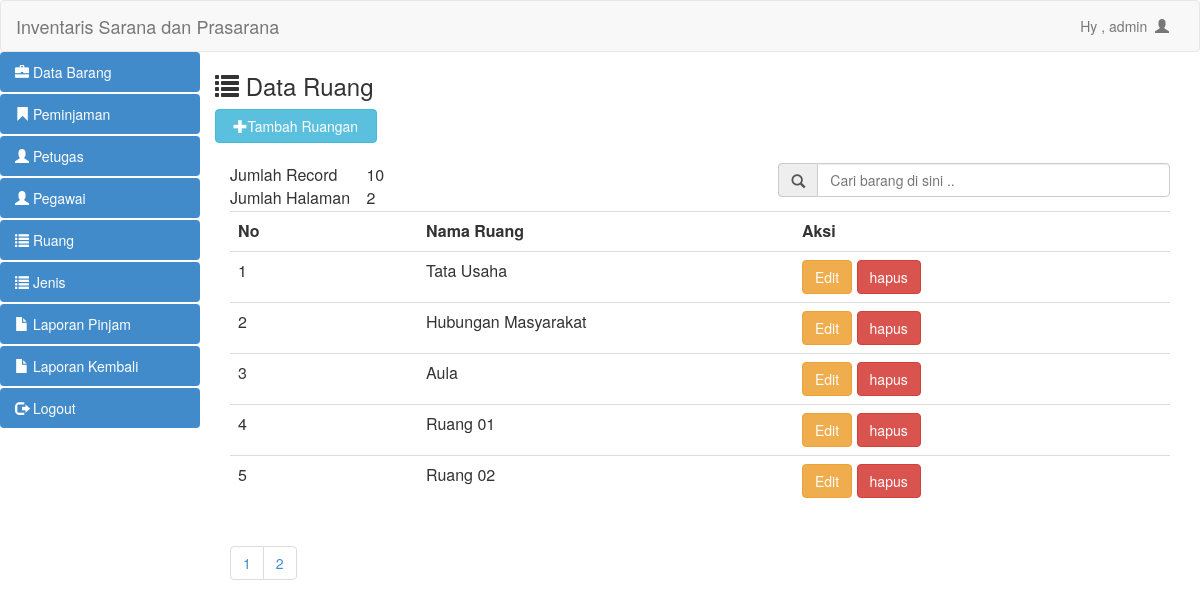
The page /admin/ruang.php (signed in) on the database its author committed.
### tables this page shows
CREATE TABLE IF NOT EXISTS `ruang` (
  `id_ruang` int(11) NOT NULL AUTO_INCREMENT,
  `nama_ruang` varchar(50) DEFAULT NULL,
  `kode_ruang` varchar(50) DEFAULT NULL,
  `keterangan` varchar(50) DEFAULT NULL,
  PRIMARY KEY (`id_ruang`)
);

### admin/ruang.php (the view, shortened to what this page needs)
 <?php
include 'header.php';
?>
<h3><span class="glyphicon glyphicon-LIST"></span>  Data Ruang</h3>
 <button style="margin-bottom:20px" data-toggle="modal" data-target="#myModal" class="btn btn-info col-md-2"><span class="glyphicon glyphicon-plus"></span>Tambah Ruangan</button>
 <body>
	<?php
$per_hal=5;
$jumlah_record=mysql_query("SELECT COUNT(*) from ruang");
$jum=mysql_result($jumlah_record, 0);
$halaman=ceil($jum / $per_hal);
$page = (isset($_GET['page'])) ? (int)$_GET['page'] : 1;
$start = ($page - 1) * $per_hal;
?>
<div class="col-md-12">
	<table class="col-md-2">
		<tr>
			<td>Jumlah Record</td>
			<td><?php echo $jum; ?></td>
		</tr>
		<tr>
			<td>Jumlah Halaman</td>
			<td><?php echo $halaman; ?></td>
		</tr>
	</table>
 <form action="cari_ruang.php" method="get">
	<div class="input-group col-md-5 col-md-offset-7">
		<span class="input-group-addon" id="basic-addon1"><span class="glyphicon glyphicon-search"></span></span>
		<input type="text" class="form-control" placeholder="Cari barang di sini .." aria-describedby="basic-addon1" name="cari">
	</div>
	 </form>
  <table class="table table-hover">
        <tr>
          <th class="col-md-1">No</th>
      <th class="col-md-2" >Nama Ruang</th>
         <th class="col-md-2" >Aksi</th>
        </tr>
 <?php
	if(isset($_GET['cari'])){
		$cari=mysql_real_escape_string($_GET['cari']);
		$brg=mysql_query("select * from ruang where nama_ruang like '$cari%'");
	}else{
		$brg=mysql_query("select * from ruang limit $start, $per_hal");
	}
	$no=1;
	while($data=mysql_fetch_array($brg)){
		?>
                                        <tr class="odd gradeX">
                                            <td><?php echo $no?></td>
                       <td><?php echo $data['nama_ruang'];?></td>
                      <td class="center"><a href="edit_ruang.php?id=<?php echo $data['id_ruang']; ?>" class="btn btn-warning" > Edit </a>
					  <a href="hapus_ruang.php?id=<?php echo $data['id_ruang']; ?>"
			          onClick = "return confirm('Apakah Anda ingin mengapus
					  <?php echo $data['nama']; ?>?')" class="btn btn-danger"> hapus</a></td>
                                        </tr>
                                        <?php $no++; }?>
										</table>
		<ul class="pagination">
			<?php
			for($x=1;$x<=$halaman;$x++){
				?>
				<li><a href="?page=<?php echo $x ?>"><?php echo $x ?></a></li>
				<?php
			}
			?>
		</ul>
										</body>
										<?php
include 'footer.php';
?>

### rows shown on the page
ruang: nama_ruang "Tata Usaha"
ruang: nama_ruang "Hubungan Masyarakat"
ruang: nama_ruang "Aula"
ruang: nama_ruang "Ruang 01"
ruang: nama_ruang "Ruang 02"

### other values the page prints
$_SESSION['nama'] "admin"
$jum "10"
$halaman "2"
